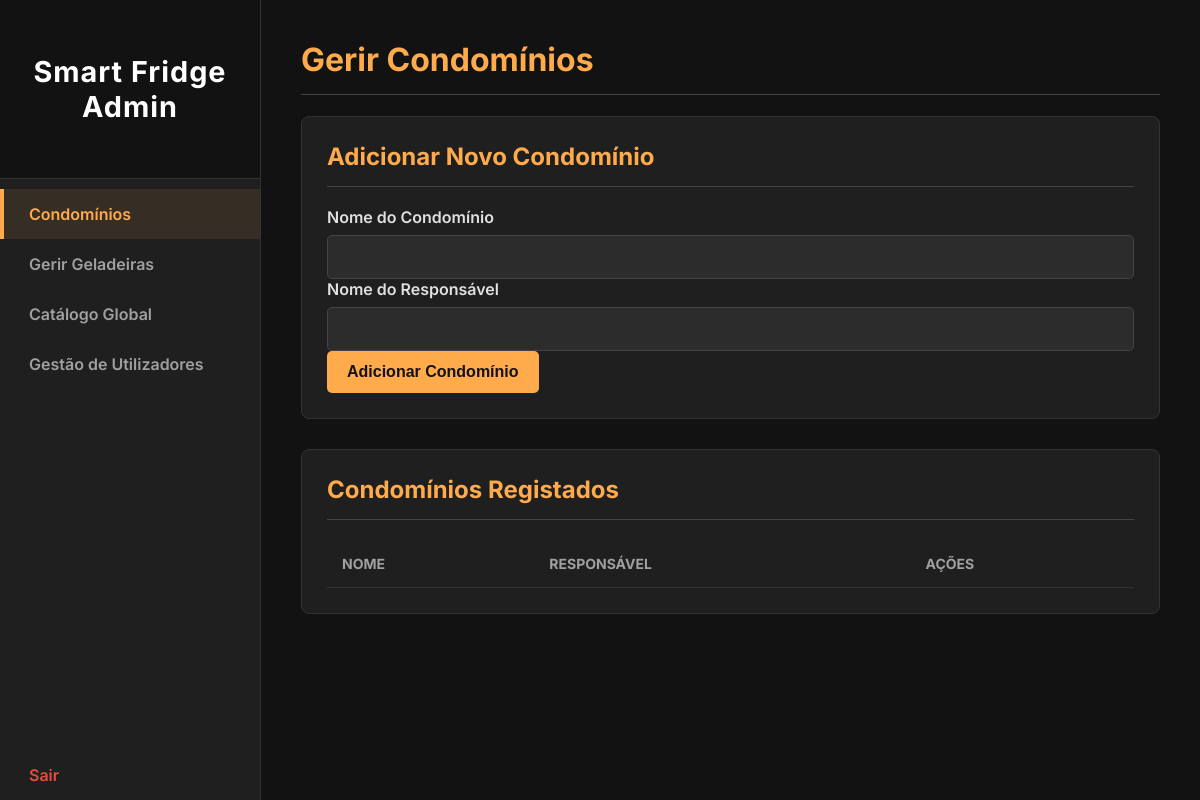
The page /admin/condominios (signed in) on the database as committed earlier.
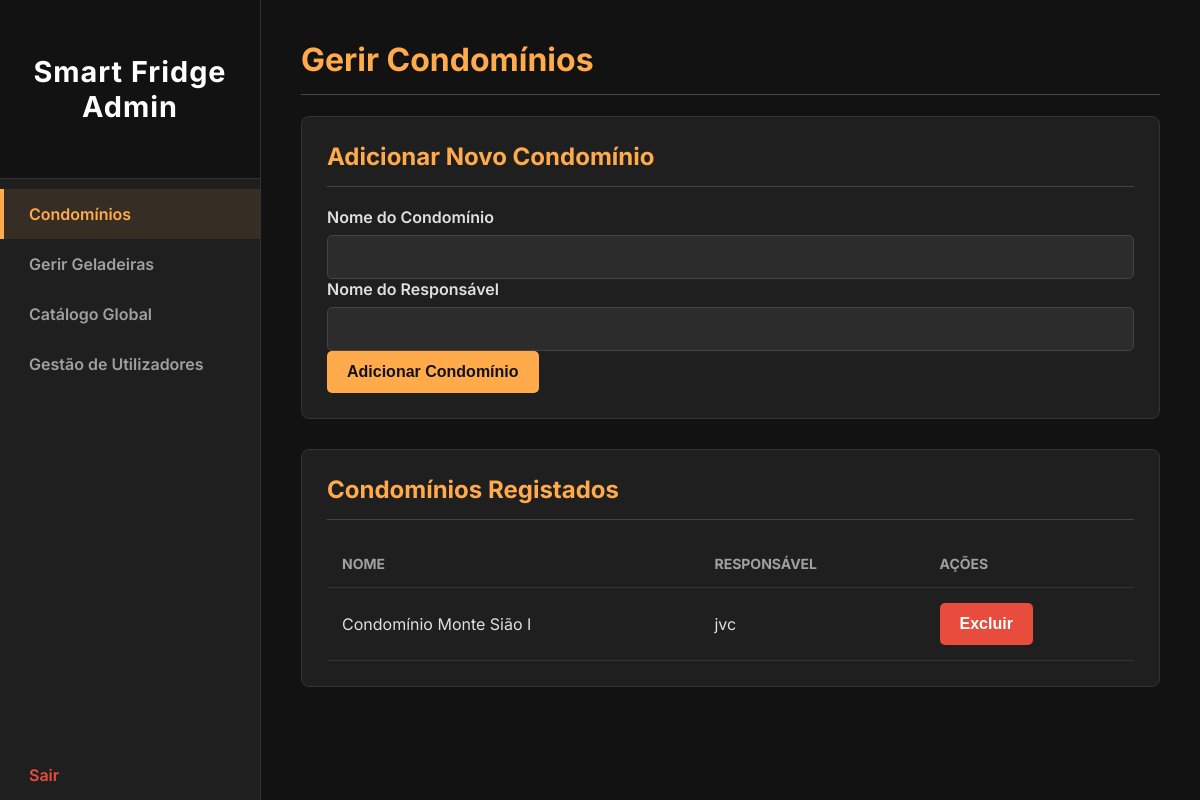
The same page on the database as committed later.
### models.py (models this page shows)
class Condominio(db.Model):
    __tablename__ = 'condominio'
    id = db.Column(db.Integer, primary_key=True)
    name = db.Column(db.String(150), nullable=False, unique=True)
    responsible_name = db.Column(db.String(150))
    inventory = db.relationship('Inventory', backref='condominio', lazy=True, cascade="all, delete-orphan")

### app.py (the view, shortened to what this page needs)
@app.route('/admin/condominios', methods=['GET', 'POST'])
@login_required
def gerenciar_condominios():
    if not current_user.is_admin: return redirect(url_for('user_dashboard'))
    todos_condominios = Condominio.query.order_by(Condominio.name).all()
    return render_template('gerenciar_condominios.html', condominios=todos_condominios)

### app.py (called while the page is built)
@login_manager.user_loader
def load_user(user_id):
    return User.query.get(int(user_id))

### templates/gerenciar_condominios.html (shortened to what this page needs)
<!DOCTYPE html>
<html lang="pt-br">
<head>
    <link rel="stylesheet" href="{{ url_for('static', filename='admin_style.css') }}">
</head>
<body>
    <div class="wrapper">
        <nav class="sidebar">
            <div class="sidebar-header"><h3 class="logo-text">Smart Fridge Admin</h3></div>
            <ul>
                <li><a href="{{ url_for('gerenciar_condominios') }}" class="active">Condomínios</a></li>
                <li><a href="{{ url_for('selecionar_geladeira') }}">Gerir Geladeiras</a></li>
                <li><a href="{{ url_for('gerenciar_catalogo') }}">Catálogo Global</a></li>
                <li><a href="{{ url_for('gerenciar_utilizadores') }}">Gestão de Utilizadores</a></li>
                <li><a href="{{ url_for('logout') }}" class="logout-link">Sair</a></li>
            </ul>
        </nav>
        <main class="main-content">
            <h1>Gerir Condomínios</h1>
            <div class="card">
                <h2>Adicionar Novo Condomínio</h2>
                <form action="{{ url_for('gerenciar_condominios') }}" method="POST">
                    <div class="form-group"><label>Nome do Condomínio</label><input type="text" name="condo_name" required></div>
                    <div class="form-group"><label>Nome do Responsável</label><input type="text" name="responsible_name"></div>
                    <button type="submit">Adicionar Condomínio</button>
                </form>
            </div>
            <div class="card">
                <h2>Condomínios Registados</h2>
                <table>
                    <thead><tr><th>Nome</th><th>Responsável</th><th>Ações</th></tr></thead>
                    <tbody>
                        {% for condo in condominios %}
                        <tr>
                            <td>{{ condo.name }}</td>
                            <td>{{ condo.responsible_name or 'N/A' }}</td>
                            <td>
                                <form action="{{ url_for('excluir_condominio', condo_id=condo.id) }}" method="POST" onsubmit="return confirm('Tem a certeza?');" class="inline-form">
                                    <button type="submit" class="delete-btn">Excluir</button>
                                </form>
                            </td>
                        </tr>
                        {% endfor %}
                    </tbody>
                </table>
            </div>
        </main>
    </div>
</body>
</html>

Rows that differ between the two databases and show on the page:
added Condominio: name "Condomínio Monte Sião I", responsible_name "jvc"
